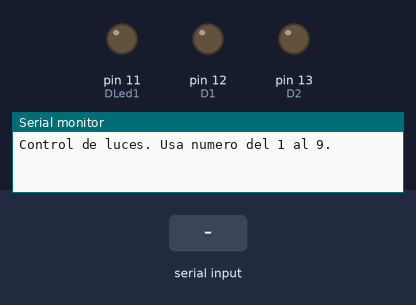
The sketch below on a simulated Arduino Uno, built with avr-gcc and run on an emulated ATmega328P. On the bench: output pins drawn as LEDs (lit = HIGH), the last lines printed to the serial monitor. Dashed ring = blinking. Inputs (shaded band) come from the test bench.

Above: at 1.2 s.
1.3 s: "9" received over Serial
At 1.7 s:
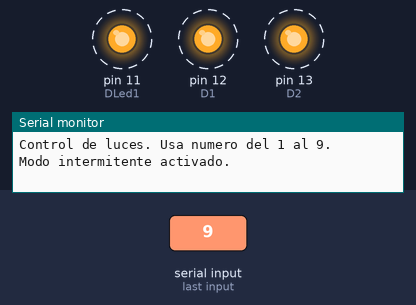
4.3 s: "1" received over Serial
7.3 s: "2" received over Serial
Timing chart, 0 to 16.3 s (numbered marks = the images above; inputs shaded):
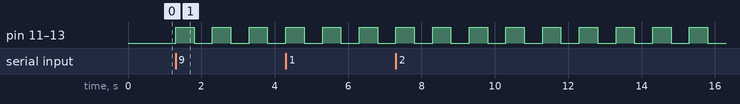

The sketch:

tremendous_esboo_kup1.ino
```cpp
// C++ code
const int DLed1 = 11;
const int D1 = 12;
const int D2 = 13;


bool isBlinking = false;

void setup() {

  pinMode(DLed1, OUTPUT);
  pinMode(D1, OUTPUT);
  pinMode(D2, OUTPUT);


  Serial.begin(9600);
  Serial.println("Control de luces. Usa numero del 1 al 9.");
}

void loop() {

  if (Serial.available() > 0) {

    char input = Serial.read();


    switch (input) {
      case '1':
        digitalWrite(DLed1, HIGH);
        Serial.println("Luz verde encendida.");
        break;

      case '2':
        digitalWrite(DLed1, LOW);
        Serial.println("Luz verde apagada.");
        break;

      case '3':
        digitalWrite(D1, HIGH);
        Serial.println("Luz roja encendida.");
        break;

      case '4':
        digitalWrite(D1, LOW);
        Serial.println("Luz roja apagada.");
        break;

      case '5':
        digitalWrite(D2, HIGH);
        Serial.println("Luz amarilla encendida.");
        break;

      case '6':
        digitalWrite(D2, LOW);
        Serial.println("Luz amarilla apagada.");
        break;

      case '7':
        digitalWrite(DLed1, HIGH);
        digitalWrite(D1, HIGH);
        digitalWrite(D2, HIGH);
        Serial.println("Todas las luces encendidas.");
        break;

      case '8':
        digitalWrite(DLed1, LOW);
        digitalWrite(D1, LOW);
        digitalWrite(D2, LOW);
        Serial.println("Todas las luces apagadas.");
        break;

      case '9':
        isBlinking = !isBlinking;
        if (isBlinking) {
          Serial.println("Modo intermitente activado.");
        } else {
          Serial.println("Modo intermitente desactivado.");
        }
        break;

      default:
        Serial.println("Opcion no disponible.");
        break;
    }
  }


  if (isBlinking) {
    digitalWrite(DLed1, HIGH);
    digitalWrite(D1, HIGH);
    digitalWrite(D2, HIGH);
    delay(500);
    digitalWrite(DLed1, LOW);
    digitalWrite(D1, LOW);
    digitalWrite(D2, LOW);
    delay(500);
  }
}
```

Measured:
- after the input at 1.3 s, pin 11 (DLed1), pin 12 (D1), pin 13 (D2): alternates HIGH for 0.50 s and LOW for 0.50 s, starting at once
